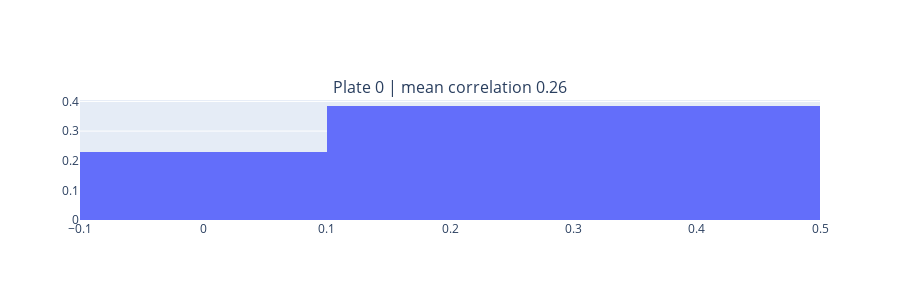

Write notebook code for a chart like this one.
### Code cell
combined_df = combine_replicates(normalized_df, min_correlation=0.0, )
plot_correlations_per_plate(combined_df, mode='correlation')
print_summary(combined_df)

### Figure 1 — Plotly figure (JSON) as saved in the notebook; plotly's stock layout.template omitted (floating-point values rounded to 4 significant figures)
{"data": [{"histnorm": "probability", "type": "histogram", "x": [0.4462, 0.001091, 0.318, 0.2918, 0.1653, 0.4456, 0.1242, 0.09685, 0.1107, 0.2807, 0.4728, 0.09744, 0.4657], "xaxis": "x", "yaxis": "y"}], "layout": {"annotations": [{"font": {"size": 16}, "showarrow": false, "text": "Plate 0 | mean correlation 0.26", "x": 0.5, "xanchor": "center", "xref": "paper", "y": 1, "yanchor": "bottom", "yref": "paper"}], "height": 300, "showlegend": false, "xaxis": {"anchor": "y", "domain": [0, 1]}, "yaxis": {"anchor": "x", "domain": [0, 1]}}}
